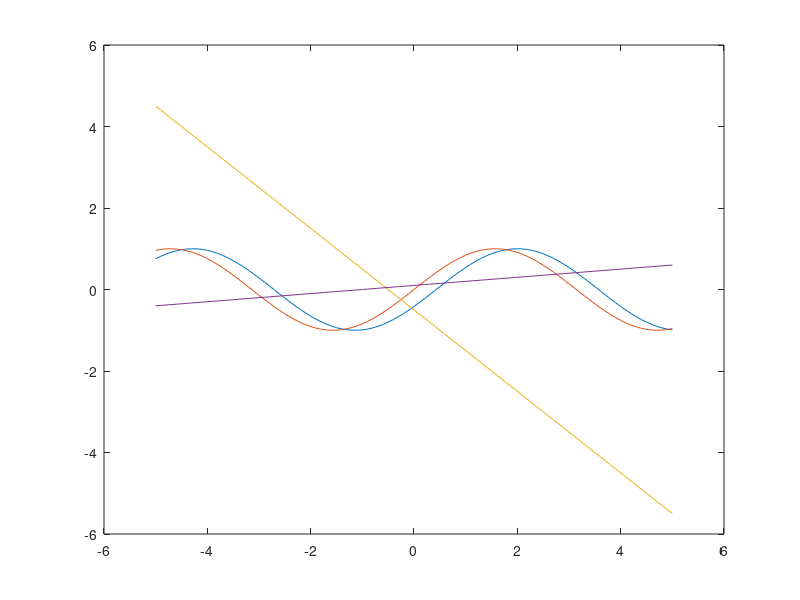

Write the MATLAB code that produced this figure. (Note: this script raises an error after producing the figure.)
figure
x = -5:0.1:5;
h1 = plot(x,cos(x-2),x,sin(x),x,-x-0.5,x,0.1.*x+0.1);
ax = gca;
area = [-2 -1 1 1];
panpos = ax.Position;
panpos(1) = panpos(1) + 0.39;
panpos(2) = panpos(2) + 0.39;
panpos(3) = panpos(3) - 0.39;
panpos(4) = panpos(4) - 0.39;
inlarge = zoomin(ax,area,panpos);

title(inlarge,'Zoom in')